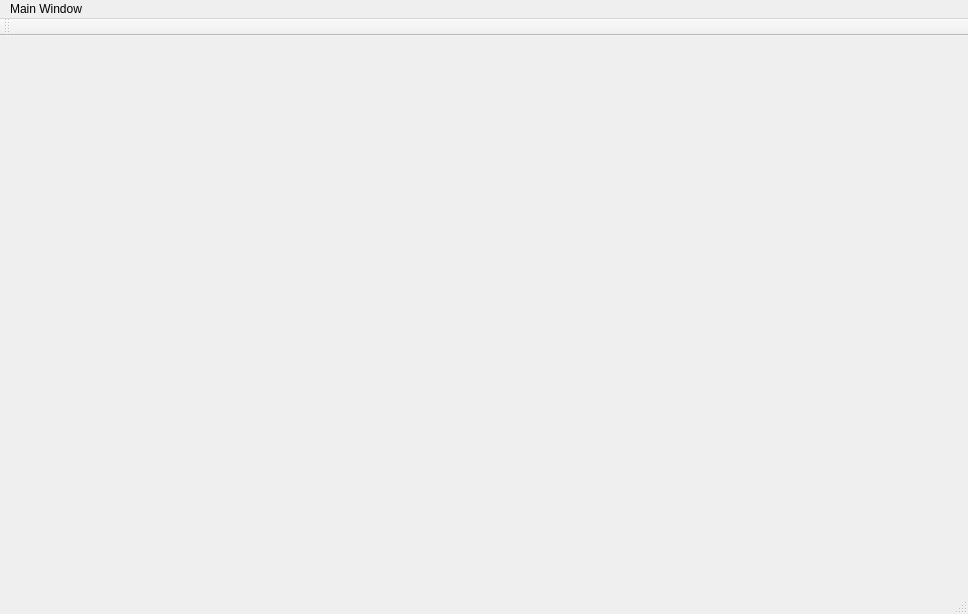
<?xml version="1.0" encoding="UTF-8"?>
<ui version="4.0">
 <class>MainWindow</class>
 <widget class="QMainWindow" name="MainWindow">
  <property name="geometry">
   <rect>
    <x>0</x>
    <y>0</y>
    <width>968</width>
    <height>614</height>
   </rect>
  </property>
  <property name="windowTitle">
   <string>MainWindow</string>
  </property>
  <widget class="QWidget" name="centralWidget">
   <layout class="QGridLayout" name="gridLayout">
    <item row="0" column="0">
     <widget class="QWidget" name="test" native="true"/>
    </item>
   </layout>
  </widget>
  <widget class="QMenuBar" name="menuBar">
   <property name="geometry">
    <rect>
     <x>0</x>
     <y>0</y>
     <width>968</width>
     <height>31</height>
    </rect>
   </property>
   <widget class="QMenu" name="menuMain_Window">
    <property name="title">
     <string>Main Window</string>
    </property>
   </widget>
   <addaction name="menuMain_Window"/>
  </widget>
  <widget class="QToolBar" name="mainToolBar">
   <attribute name="toolBarArea">
    <enum>TopToolBarArea</enum>
   </attribute>
   <attribute name="toolBarBreak">
    <bool>false</bool>
   </attribute>
  </widget>
  <widget class="QStatusBar" name="statusBar"/>
 </widget>
 <layoutdefault spacing="6" margin="11"/>
 <resources/>
 <connections/>
</ui>
